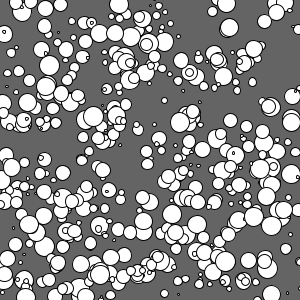
Frame 1 (no input)
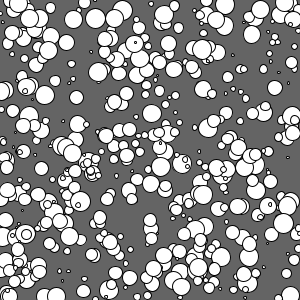
Frame 60 (the mouse pressed at the canvas centre just before this capture)
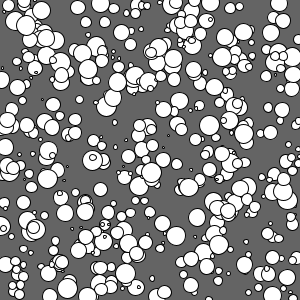
Frame 120 (the mouse held since frame 60 and released just before this capture)

The Processing sketch that drew these frames (run headless with seeded random() and noise(); from frame 60 on, the mouse is pressed at the canvas centre):

// Processing sketch: w4_f15_10_oop_particles_04
// ── w4_f15_10_oop_particles_04.pde

// Algotecton - Fall 2015
// Daniel Cardoso Llach
// Functions, OOP, Arrays

int num_particles = 500;
Particle[] particles = new Particle[num_particles];

void setup(){
  size(300, 300);
  stroke(0);
  fill(255);
  // initializing all particles
  for (int i = 0; i<particles.length; i++){
     float x = random(0, width);
     float y = random(0, height); 
     particles[i] = new Particle(x, y, random(-2, 2), random(-2, 2), random(2,20));
  }
}

void draw(){
  background(100);
  
  for (int i = 0; i < particles.length; i ++){
   particles[i].bounce();
   particles[i].move();
   particles[i].display(); 
  }
}

// ── Particle.pde
class Particle{
  
  // data
  float posx, posy, incrementx, incrementy, diameter;
  
  // constructor
  Particle(float xpos, float ypos, float xincrement, float yincrement, float diam){
   if ((posx > diam/2) || (posx < (width-diam/2))){
    posx = xpos;
   } else{
    posx = random(diam/2, width-(diam/2)); 
   }
   posy = ypos;
   incrementx = xincrement;
   incrementy = yincrement;
   diameter = diam;
  }
  
  // methods
  void move(){
    posx = posx + incrementx;
    posy = posy + incrementy;
  }
  
  void display(){
    ellipse(posx, posy, diameter, diameter);
  }
  
  void bounce(){
    if ((posx > (width-diameter/2)) || (posx < (diameter/2))){
    incrementx *= -1;
    } 
    if ((posy > (height-diameter/2))||(posy<(diameter/2))){
    incrementy *= -1; 
    }  
  }
  
}
